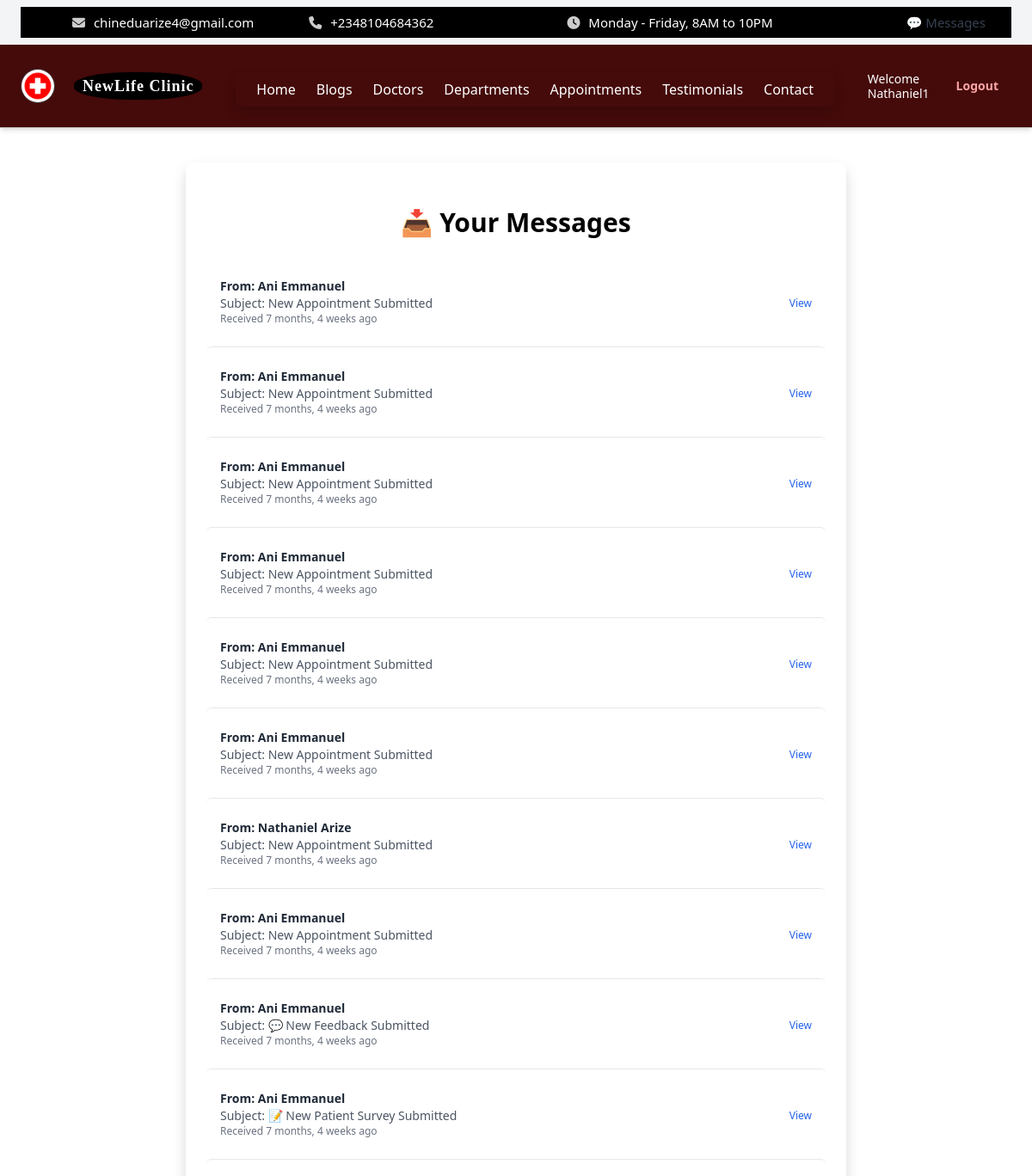
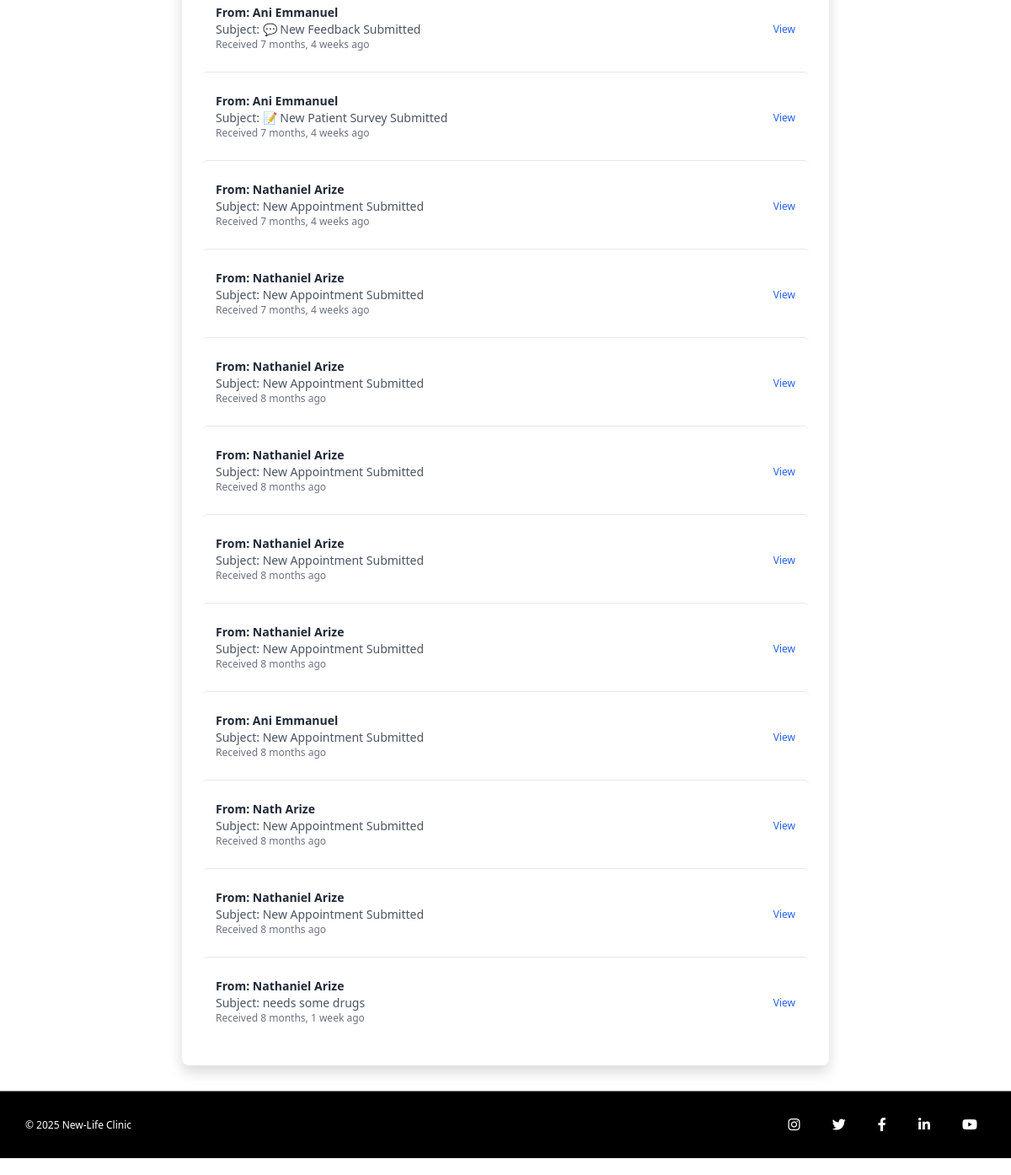
Page /dashboard/doctor/inbox/ (signed in) on the committed database (2 pictures, top to bottom).
### core/models.py (models this page shows, shortened)
class HeaderSettings(models.Model):
    hospital_name = models.CharField(max_length=100, default='My Hospital')
    logo = models.ImageField(upload_to='logos/', blank=True, null=True)
    menu_1 = models.CharField(max_length=50, default='Home')
    menu_2 = models.CharField(max_length=50, default='Services')
    menu_3 = models.CharField(max_length=50, default='Doctors')
    menu_4 = models.CharField(max_length=50, default='Departments')
    menu_5 = models.CharField(max_length=50, default='Appointments')
    menu_6 = models.CharField(max_length=50, default='About')
    menu_7 = models.CharField(max_length=50, default='Contact')
    email = models.EmailField(blank=True)
    phone = models.CharField(max_length=20, blank=True)
    working_hours = models.CharField(max_length=100, default="Monday - Friday, 8AM to 10PM")

class User(AbstractUser):
    ROLE_CHOICES = [
        ('admin', 'Admin'),
        ('doctor', 'Doctor'),
        ('nurse', 'Nurse'),
        ('receptionist', 'Receptionist'),
        ('pharmacist', 'Pharmacist'),
        ('labtech', 'Lab Technician'),
        ('patient', 'Patient'),
        ('cashier', 'Cashier'),
    ]
    role = models.CharField(max_length=20, choices=ROLE_CHOICES)
    def get_full_name(self):
        full_name = f"{self.first_name} {self.last_name}".strip()
        return full_name if full_name else self.username

class Message(models.Model):
    sender = models.ForeignKey(User, related_name='sent_messages', on_delete=models.CASCADE)
    recipient = models.ForeignKey(User, related_name='received_messages', on_delete=models.CASCADE)
    subject = models.CharField(max_length=255, blank=True)
    body = models.TextField()
    is_read = models.BooleanField(default=False)
    sent_at = models.DateTimeField(auto_now_add=True)

class FooterSettings(models.Model):
    copyright_text = models.CharField(max_length=255, default="© 2025 New-Life Clinic")
    instagram_url = models.URLField(blank=True, null=True)
    twitter_url = models.URLField(blank=True, null=True)
    facebook_url = models.URLField(blank=True, null=True)
    linkedin_url = models.URLField(blank=True, null=True)
    youtube_url = models.URLField(blank=True, null=True)

### doctor_panel/views.py (the view)
# urls.py: path('inbox/', views.doctor_inbox_view, name='inbox'),
@login_required
def doctor_inbox_view(request):
    Message.objects.filter(recipient=request.user, is_read=False).update(is_read=True)
    user_messages = Message.objects.filter(recipient=request.user).order_by('-sent_at')
    return render(request, 'doctor_panel/inbox.html', {
        'messages': user_messages,
    })

### core/context_processors.py (called while the page is built)
def header_settings(request):
    try:
        settings = HeaderSettings.objects.first()
    except HeaderSettings.DoesNotExist:
        settings = None
    return {'header_settings': settings}

def footer_settings(request):
    footer = FooterSettings.objects.first()
    return {'footer_settings': footer}

def appointment_form_processor(request):
    return {
        'footer_appointment_form': AppointmentForm()
    }

def unread_message_context(request):
    context = {}
    if request.user.is_authenticated:
        unread_messages = Message.objects.filter(recipient=request.user, is_read=False)
        context['unread_count'] = unread_messages.count()
        context['unread_messages'] = unread_messages[:5]
    else:
        context['unread_count'] = 0
    unread_enquiries = Enquiry.objects.filter(is_read=False)
    context['unread_enquiry_count'] = unread_enquiries.count()
    context['unread_enquiries'] = unread_enquiries[:5]
    context['total_unread_count'] = context['unread_count'] + context['unread_enquiry_count']
    return context

def footer_form(request):
    return {
        'footer_appointment_form': AppointmentForm()
    }

### doctor_panel/templates/doctor_panel/inbox.html
{% extends "core/base.html" %}
{% load humanize %}
{% block content %}
<div class="max-w-3xl mx-auto mt-10 bg-white shadow rounded-lg p-6">
  <h2 class="text-2xl font-bold text-blue-700 mb-6 text-center">📥 Your Messages</h2>
  {% if messages %}
    <ul class="divide-y divide-gray-200">
      {% for msg in messages %}
        <li class="py-4 px-3 hover:bg-gray-50 {% if not msg.is_read %}bg-yellow-50{% endif %} rounded transition">
          <div class="flex justify-between items-center">
            <div>
              <p class="text-sm font-semibold text-gray-800">
                From: {{ msg.sender.get_full_name|default:msg.sender.username }}
              </p>
              {% if msg.subject %}
                <p class="text-sm text-gray-600">Subject: {{ msg.subject }}</p>
              {% endif %}
              <p class="text-xs text-gray-500">Received {{ msg.sent_at|naturaltime }}</p>
            </div>
            <div>
              <a href="{% url 'doctor_panel:message_detail' msg.id %}" class="text-xs text-blue-600 hover:underline">View</a>
            </div>
          </div>
        </li>
      {% endfor %}
    </ul>
  {% else %}
    <p class="text-center text-gray-500">No messages.</p>
  {% endif %}
</div>
{% endblock %}

### core/templates/core/base.html (shortened to what this page needs)
<!DOCTYPE html>
<html lang="en" class="dark">
{% load static %}
{% load widget_tweaks %}
<head>
  <link rel="stylesheet" href="{% static 'core/css/style.css' %}">
  <script src="https://cdn.tailwindcss.com"></script>
  <link rel="stylesheet" href="https://cdnjs.cloudflare.com/ajax/libs/font-awesome/6.4.0/css/all.min.css">
  <link href="https://cdn.jsdelivr.net/npm/bootstrap@5.3.0/dist/css/bootstrap.min.css" rel="stylesheet">
</head>
<body>
  <div class="fixed-header bg-gray-100 px-4 py-2 text-sm">
  <div class="topbar flex flex-wrap items-center justify-between gap-4 sm:gap-0">
    <div class="topbar-left flex flex-col sm:flex-row items-start sm:items-center gap-1 sm:gap-4 flex-wrap text-center sm:text-left">
      {% if header_settings.email %}
        <span><i class="fas fa-envelope"></i> {{ header_settings.email }}</span>
      {% endif %}
      {% if header_settings.phone %}
        <span><i class="fas fa-phone"></i> {{ header_settings.phone }}</span>
      {% endif %}
    </div>
    <div class="topbar-right flex flex-col sm:flex-row items-start sm:items-center gap-1 sm:gap-4 flex-wrap text-center sm:text-left">
      {% if header_settings.working_hours %}
        <span><i class="fas fa-clock"></i> {{ header_settings.working_hours }}</span>
      {% endif %}
    </div>
    <a href="{% url 'admin_panel:inbox' %}" class="relative text-gray-700 no-print whitespace-nowrap">
      💬 Messages
    </a>
  </div>
</div>
    <header class="header-bar flex items-center justify-between flex-wrap bg-red-950 p-4 shadow-md w-full gap-4 sm:gap-0">
  <div class="logo-title flex items-center space-x-3 flex-shrink-0">
    {% if header_settings.logo %}
      <img src="{{ header_settings.logo.url }}" alt="Logo" class="logo-img h-10 w-10 object-cover">
    {% else %}
      <img src="{% static 'core/img/default_logo.png' %}" alt="Default Logo" class="logo-img h-10 w-10 object-cover">
    {% endif %}
    <span class="hospital-name font-bold text-lg leading-tight text-white">
      <span class="block">{{ header_settings.hospital_name_line1|default:"NewLife Clinic" }}</span>
    </span>
  </div>
  <div class="relative flex-1 flex justify-center sm:justify-center">
    <nav id="menu-content" class="hidden sm:flex absolute sm:static top-full mt-2 sm:mt-0 bg-red-800 sm:bg-transparent shadow sm:shadow-none rounded px-4 py-2 sm:p-0 sm:rounded-none z-50 overflow-x-auto whitespace-nowrap space-x-4 sm:space-x-6">
      <a href="{% url 'landing_page' %}" class="text-white hover:text-blue-400">Home</a>
      <a href="{% url 'blogs' %}" class="text-white hover:text-blue-400">Blogs</a>
      <a href="{% url 'doctors' %}" class="text-white hover:text-blue-400">Doctors</a>
      <a href="{% url 'departments' %}" class="text-white hover:text-blue-400">Departments</a>
      <a href="{% url 'appointment' %}" class="text-white hover:text-blue-400">Appointments</a>
      <a href="{% url 'testimonials' %}" class="text-white hover:text-blue-400">Testimonials</a>
      <a href="{% url 'contact' %}" class="text-white hover:text-blue-400">Contact</a>
    </nav>
  </div>
  <div class="auth-buttons flex items-center space-x-4 flex-shrink-0 text-sm">
    {% if request.path == '/' and not request.user.is_authenticated %}
      <a href="{% url 'login' %}" class="text-blue-300 hover:underline no-print">Login</a>
    {% elif request.user.is_authenticated %}
      <span class="text-white no-print text-sm leading-tight">Welcome<br>{{ request.user.username }}</span>
      <a href="{% url 'logout' %}" class="text-red-300 hover:underline no-print">Logout</a>
    {% endif %}
  </div>
</header>
  <main>
    {% block content %}{% endblock %}
  </main>
  {% block footer %}
<div class="bottom-footer" style="min-height: 80px; margin-bottom: 20px;">
  <div class="bottom-footer-content" style="display: flex; justify-content: space-between; align-items: center; height: 100%;">
    <div class="left">
      <p>{{ footer_settings.copyright_text|default:"© 2025 New-Life Clinic" }}</p>
    </div>
    <div class="right social-icons">
      {% if footer_settings.instagram_url %}
        <a href="{{ footer_settings.instagram_url }}" target="_blank"><i class="fab fa-instagram"></i></a>
      {% endif %}
      {% if footer_settings.twitter_url %}
        <a href="{{ footer_settings.twitter_url }}" target="_blank"><i class="fab fa-twitter"></i></a>
      {% endif %}
      {% if footer_settings.facebook_url %}
        <a href="{{ footer_settings.facebook_url }}" target="_blank"><i class="fab fa-facebook-f"></i></a>
      {% endif %}
      {% if footer_settings.linkedin_url %}
        <a href="{{ footer_settings.linkedin_url }}" target="_blank"><i class="fab fa-linkedin-in"></i></a>
      {% endif %}
      {% if footer_settings.youtube_url %}
        <a href="{{ footer_settings.youtube_url }}" target="_blank"><i class="fab fa-youtube"></i></a>
      {% endif %}
    </div>
  </div>
</div>
  {% endblock %}
</body>
</html>

### core/static/core/css/style.css (style rules this page uses)
body { font-family: Arial, sans-serif; background-color: #f9fafc; color: #333; }
html { scroll-behavior: smooth; }
.header-bar { display: flex; align-items: center; justify-content: space-between; background: white; padding: 15px 30px; border-bottom: 1px solid #ccc; }
.logo-title { display: flex; align-items: center; }
.logo-img { height: 65px; margin-right: 10px; border-radius: 50%; border: 1px solid rgb(61, 60, 60); }
.hospital-name { display: inline-block; background: black; padding: 5px 10px; color: white; font-family: 'Playfair Display', serif; border-radius: 45%; font-weight: 700; letter-spacing: 1px; line-height:1.0; margin-left: 10px; }
.auth-buttons a { padding: 8px 15px; border-radius: 5px; text-decoration: none; margin-left: 10px; font-weight: 600; }
.topbar { background-color: #000; color: white; display: flex; justify-content: space-between; padding: 8px 30px; font-size: 15px; font-family: 'Segoe UI', Tahoma, Geneva, Verdana, sans-serif; }
.topbar-left span, .topbar-right span { margin-right: 30px; }
.topbar-left span { margin-left: 30px; }
.topbar i { margin-right: 6px; color: #ccc; }
.bottom-footer { width: 100%; height: 15px; background-color: black; border-top: 1px solid grey; color: white; font-size: 12px; padding: 15px 30px; box-sizing: border-box; margin-top: 30px; }
.bottom-footer-content { display: flex; justify-content: space-between; align-items: center; }
.bottom-footer .social-icons a { color: white; margin-left: 15px; font-size: 14px; transition: color 0.3s; }
.social-icons i { color: white; font-size: 16px; margin: 0 10px; transition: color 0.3s ease; }
.social-icons a { text-decoration: none; }
h2.text-2xl { text-align: center; color: #000000; margin-top: 30px; font-size: 30px }

### rows in the picture
HeaderSettings: email "chineduarize4@gmail.com", phone "+2348104684362", working_hours "Monday - Friday, 8AM to 10PM", logo (picture)
User: user.username "Nathaniel1"
Message: sender.get_full_name "Ani Emmanuel", subject "New Appointment Submitted", sent_at "7 months, 4 weeks ago"
Message: sender.get_full_name "Ani Emmanuel", subject "New Appointment Submitted", sent_at "7 months, 4 weeks ago"
Message: sender.get_full_name "Ani Emmanuel", subject "New Appointment Submitted", sent_at "7 months, 4 weeks ago"
Message: sender.get_full_name "Ani Emmanuel", subject "New Appointment Submitted", sent_at "7 months, 4 weeks ago"
Message: sender.get_full_name "Ani Emmanuel", subject "New Appointment Submitted", sent_at "7 months, 4 weeks ago"
Message: sender.get_full_name "Ani Emmanuel", subject "New Appointment Submitted", sent_at "7 months, 4 weeks ago"
Message: sender.get_full_name "Nathaniel Arize", subject "New Appointment Submitted", sent_at "7 months, 4 weeks ago"
Message: sender.get_full_name "Ani Emmanuel", subject "New Appointment Submitted", sent_at "7 months, 4 weeks ago"
Message: sender.get_full_name "Ani Emmanuel", subject "💬 New Feedback Submitted", sent_at "7 months, 4 weeks ago"
Message: sender.get_full_name "Ani Emmanuel", subject "📝 New Patient Survey Submitted", sent_at "7 months, 4 weeks ago"
Message: sender.get_full_name "Ani Emmanuel", subject "💬 New Feedback Submitted", sent_at "7 months, 4 weeks ago"
Message: sender.get_full_name "Ani Emmanuel", subject "📝 New Patient Survey Submitted", sent_at "7 months, 4 weeks ago"
Message: sender.get_full_name "Nathaniel Arize", subject "New Appointment Submitted", sent_at "7 months, 4 weeks ago"
Message: sender.get_full_name "Nathaniel Arize", subject "New Appointment Submitted", sent_at "7 months, 4 weeks ago"
Message: sender.get_full_name "Nathaniel Arize", subject "New Appointment Submitted", sent_at "8 months ago"
Message: sender.get_full_name "Nathaniel Arize", subject "New Appointment Submitted", sent_at "8 months ago"
Message: sender.get_full_name "Nathaniel Arize", subject "New Appointment Submitted", sent_at "8 months ago"
Message: sender.get_full_name "Nathaniel Arize", subject "New Appointment Submitted", sent_at "8 months ago"
Message: sender.get_full_name "Ani Emmanuel", subject "New Appointment Submitted", sent_at "8 months ago"
Message: sender.get_full_name "Nath Arize", subject "New Appointment Submitted", sent_at "8 months ago"
Message: sender.get_full_name "Nathaniel Arize", subject "New Appointment Submitted", sent_at "8 months ago"
Message: sender.get_full_name "Nathaniel Arize", subject "needs some drugs", sent_at "8 months, 1 week ago"
FooterSettings: copyright_text "© 2025 New-Life Clinic"

### other values in the picture
{{ header_settings.hospital_name_line1|default:"NewLife Clinic" }} "NewLife Clinic"
